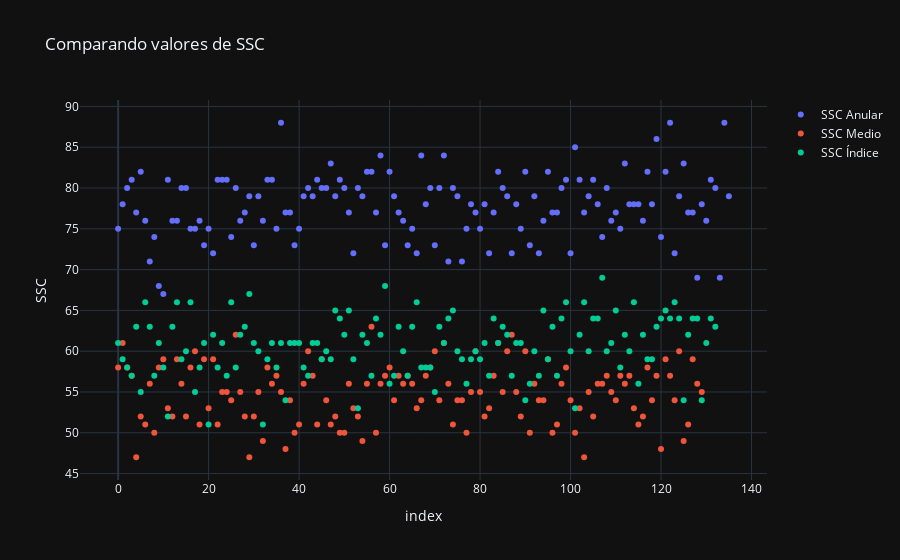
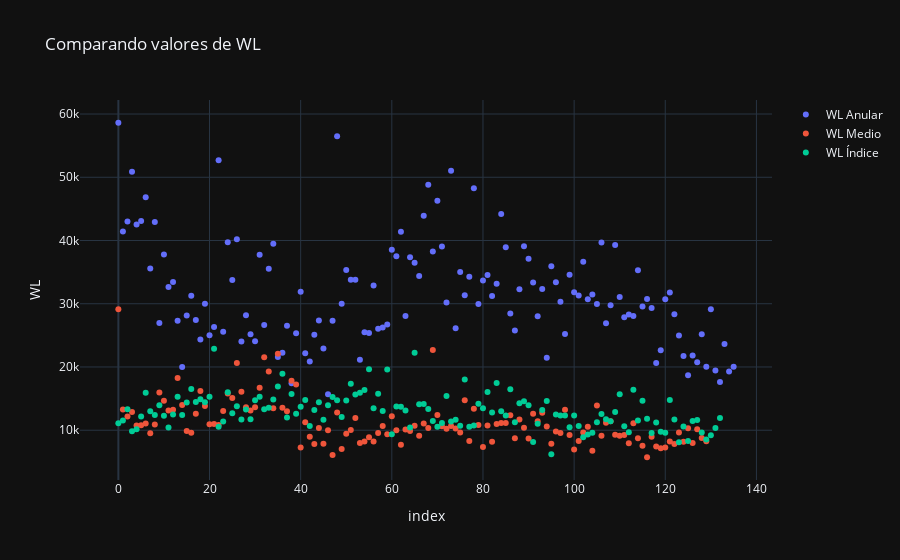
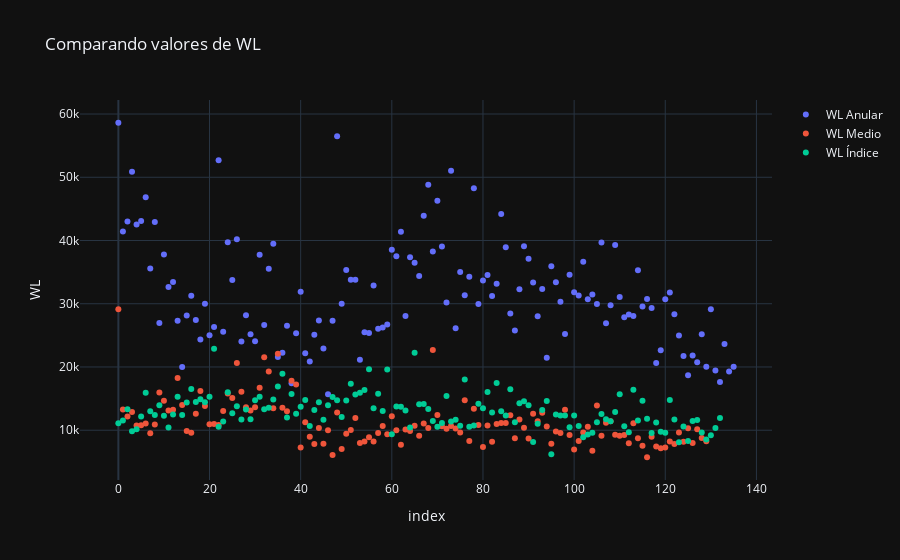

Here is the notebook cell these charts were saved with, in order:
### Code cell
# MAV,STD,RMS,VAR,WL,DMAV,SSC,Entropy,MeanD

Estadistico = 'SSC' 

grafico_caracteristicas(caracteristicas_df,Estadistico)

Estadistico = 'WL'  

grafico_caracteristicas(caracteristicas_df,Estadistico)

Estadistico = 'WL'  

grafico_caracteristicas(caracteristicas_df,Estadistico)

### Figure 1 — Plotly figure (JSON) as saved in the notebook; plotly's stock layout.template omitted (floating-point values rounded to 4 significant figures; data arrays with more than 128 entries replaced by an {"elided": "..."} marker saying what was removed)
{"data": [{"hovertemplate": "index=%{x}<br>SSC=%{y}<extra></extra>", "legendgroup": "", "marker": {"color": "#636efa", "symbol": "circle"}, "mode": "markers", "name": "SSC Anular", "orientation": "v", "showlegend": true, "type": "scatter", "x": {"elided": "136 int values"}, "xaxis": "x", "y": {"elided": "136 int values"}, "yaxis": "y"}, {"mode": "markers", "name": "SSC Medio", "type": "scatter", "x": {"elided": "136 int values"}, "y": {"elided": "130 int values"}}, {"mode": "markers", "name": "SSC Índice", "type": "scatter", "x": {"elided": "136 int values"}, "y": {"elided": "133 int values"}}], "layout": {"legend": {"tracegroupgap": 0}, "title": {"text": "Comparando valores de SSC"}, "xaxis": {"anchor": "y", "domain": [0, 1], "title": {"text": "index"}}, "yaxis": {"anchor": "x", "domain": [0, 1], "title": {"text": "SSC"}}}}

### Figure 2 — Plotly figure (JSON) as saved in the notebook; plotly's stock layout.template omitted (floating-point values rounded to 4 significant figures; data arrays with more than 128 entries replaced by an {"elided": "..."} marker saying what was removed)
{"data": [{"hovertemplate": "index=%{x}<br>WL=%{y}<extra></extra>", "legendgroup": "", "marker": {"color": "#636efa", "symbol": "circle"}, "mode": "markers", "name": "WL Anular", "orientation": "v", "showlegend": true, "type": "scatter", "x": {"elided": "136 int values"}, "xaxis": "x", "y": {"elided": "136 float values"}, "yaxis": "y"}, {"mode": "markers", "name": "WL Medio", "type": "scatter", "x": {"elided": "136 int values"}, "y": {"elided": "130 float values"}}, {"mode": "markers", "name": "WL Índice", "type": "scatter", "x": {"elided": "136 int values"}, "y": {"elided": "133 float values"}}], "layout": {"legend": {"tracegroupgap": 0}, "title": {"text": "Comparando valores de WL"}, "xaxis": {"anchor": "y", "domain": [0, 1], "title": {"text": "index"}}, "yaxis": {"anchor": "x", "domain": [0, 1], "title": {"text": "WL"}}}}

### Figure 3 — Plotly figure (JSON) as saved in the notebook; plotly's stock layout.template omitted (floating-point values rounded to 4 significant figures; data arrays with more than 128 entries replaced by an {"elided": "..."} marker saying what was removed)
{"data": [{"hovertemplate": "index=%{x}<br>WL=%{y}<extra></extra>", "legendgroup": "", "marker": {"color": "#636efa", "symbol": "circle"}, "mode": "markers", "name": "WL Anular", "orientation": "v", "showlegend": true, "type": "scatter", "x": {"elided": "136 int values"}, "xaxis": "x", "y": {"elided": "136 float values"}, "yaxis": "y"}, {"mode": "markers", "name": "WL Medio", "type": "scatter", "x": {"elided": "136 int values"}, "y": {"elided": "130 float values"}}, {"mode": "markers", "name": "WL Índice", "type": "scatter", "x": {"elided": "136 int values"}, "y": {"elided": "133 float values"}}], "layout": {"legend": {"tracegroupgap": 0}, "title": {"text": "Comparando valores de WL"}, "xaxis": {"anchor": "y", "domain": [0, 1], "title": {"text": "index"}}, "yaxis": {"anchor": "x", "domain": [0, 1], "title": {"text": "WL"}}}}
